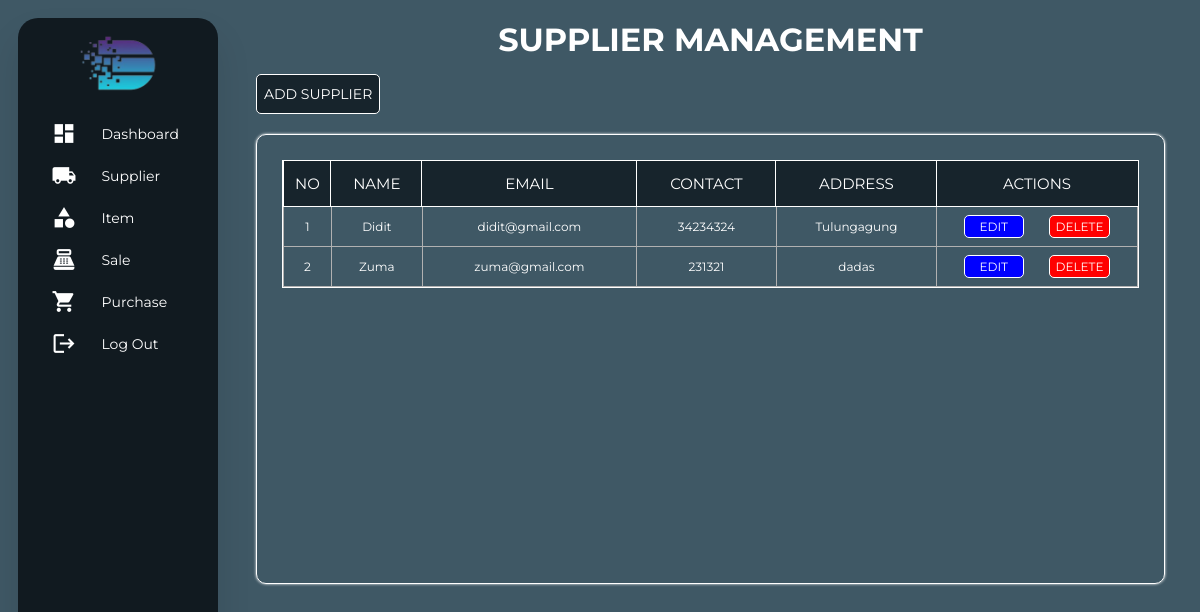
Page /view/viewSupplier.php (signed in) on the committed database.
### tables this page shows
CREATE TABLE `supplier` (
  `id` int(100) NOT NULL,
  `name` varchar(100) NOT NULL,
  `email` varchar(100) NOT NULL,
  `contact` varchar(100) NOT NULL,
  `address` varchar(100) NOT NULL
);

### repository/getAllData.php (called while the page is built, shortened)
<?php
require_once "../model/supplierModel.php";
function getAllSupplier(): array
{
    $connection = getConnection();
    $sql = "SELECT * FROM supplier";
    $result = $connection ->query($sql);
    $array = [];
    while ($row = $result->fetch())
        $array[] = new Supplier(
            id: $row["id"],
            name: $row["name"],
            email: $row["email"],
            contact: $row["contact"],
            address: $row["address"]
        );
    return $array;
}

### model/supplierModel.php (called while the page is built, shortened)
<?php
class Supplier
{
    private int $id;
    private string $name;
    private string $email;
    private string $contact;
    private string $address;
    public function __construct(?int $id, string $name, string $email, string $contact, string $address)
    {
        $this->id = $id ?? 0;
        $this->name = $name;
        $this->email = $email;
        $this->contact = $contact;
        $this->address = $address;
    }
    public function getId(): int
    {
        return $this->id;
    }
    public function getName(): string
    {
        return $this->name;
    }
    public function getEmail(): string
    {
        return $this->email;
    }
    public function getContact(): string
    {
        return $this->contact;
    }
    public function getAddress(): string
    {
        return $this->address;
    }
}

### view/viewSupplier.php (the view, shortened to what this page needs)
<?php
require_once "../repository/getAllData.php";
$data = getAllSupplier();
?>
<!DOCTYPE html>
    <html lang="en">
    <head>
        <link rel="stylesheet" href="../assets/style/styleSupplier.css">
    </head>
    <body>
        <div class="container">
            <div class="navigation">
                <nav class="sidebar">
                    <ul>
                        <li class="logo_app">
                            <img class="text_logo" src="../assets/image/logo.png" alt="text_logo">
                        </li>
                        <li>
                            <a href="viewDashboard.php">
                                <span class="material-icons">dashboard</span>
                                <span class="nav-name">Dashboard</span>
                            </a>
                        </li>
                        <li>
                            <a href="viewSupplier.php">
                                <span class="material-icons">local_shipping</span>
                                <span class="nav-name">Supplier</span>
                            </a>
                        </li>
                        <li>
                            <a href="viewItem.php">
                                <span class="material-icons">category</span>
                                <span class="nav-name">Item</span>
                            </a>
                        </li>
                        <li>
                            <a href="viewSale.php">
                                <span class="material-icons">point_of_sale</span>
                                <span class="nav-name">Sale</span>
                            </a>
                        </li>
                        <li>
                            <a href="viewPurchase.php">
                                <span class="material-icons">shopping_cart</span>
                                <span class="nav-name">Purchase</span>
                            </a>
                        </li>
                        <li>
                            <a href="../repository/logOut.php" class="btn-logout">
                                <span class="material-icons">logout</span>
                                <span class="nav-name">Log Out</span>
                            </a>
                        </li>
                    </ul>
                </nav>
            </div>
            <div class="content-container">
                <div class="header">
                    <h1>SUPPLIER MANAGEMENT</h1>
                </div>
                <div class="controller">
                    <a href="#" class="button-add">ADD SUPPLIER</a>
                </div>
                <div class="outer-wrapper">
                    <div class="table-wrapper">
                        <table>
                            <tr>
                                <th>NO</th>
                                <th>NAME</th>
                                <th>EMAIL</th>
                                <th>CONTACT</th>
                                <th>ADDRESS</th>
                                <th class="change">ACTIONS</th>
                            </tr>
                            <?php
                            $counter = 1;
                            foreach ($data as $supplier) { ?>
                                <tr>
                                    <td><?= $counter ?></td>
                                    <td><?= $supplier->getName()?></td>
                                    <td><?= $supplier->getEmail()?></td>
                                    <td><?= $supplier->getContact()?></td>
                                    <td><?= $supplier->getAddress()?></td>
                                    <td>
                                        <div class="button-control">
                                            <a href="#" class="button-edit" data-id="<?=$supplier->getId()?>" data-name="<?= $supplier->getName()?>" data-email="<?= $supplier->getEmail()?>" data-contact="<?= $supplier->getContact()?>" data-address="<?= $supplier->getAddress()?>">EDIT</a>
                                            <a href="../repository/supplier/deleteSupplier.php?id=<?= $supplier->getId() ?>" class="button-delete">DELETE</a>
                                        </div>
                                    </td>
                                </tr>
                                <?php $counter++;
                            } ?>
                        </table>
                    </div>
                </div>
            </div>
        </div>
    </body>
</html>

### assets/style/styleSupplier.css (style rules this page uses)
* { margin: 0; padding: 0; outline: none; border: none; text-decoration: none; box-sizing: border-box; font-family: "Montserrat", Arial, sans-serif; }
html, body { height: 100%; background-color: #3f5865; margin: 0; }
.container { display: flex; height: 100%; }
.sidebar { height: 94.5%; width: 200px; overflow: hidden; box-shadow: 0 20px 35px rgba(0, 0, 0, 0.1); margin: 18px; border-radius: 20px; background-color: #111a20; }
.logo_app { display: flex; justify-content: center; }
.text_logo { padding-top: 15px; padding-bottom: 15px; width: 40%; height: 40%; }
a { color: white; font-size: 14px; display: flex; padding: 5px; margin: 7px 12px; align-items: center; }
.material-icons { font-size: 25px !important; margin-left: 10%; color: white; }
li .nav-name { margin-left: 15%; text-align: left; }
.content-container { flex: 1; margin: 10px 15px 10px 0; }
.header { color: white; text-align: center; margin-top: 10px; margin-bottom: 15px; }
.controller { display: flex; justify-content: space-between; align-items: center; margin-bottom: 20px; margin-right: 20px; margin-left: 20px; }
.button-add { padding: 10px 7px; margin: 0; color: white; border: 1px solid white; border-radius: 5px; text-decoration: none; background-color: #17242c; }
.outer-wrapper { margin: 10px 20px; border: 1px solid white; border-radius: 10px; box-shadow: 0 0 3px white; max-width: 100%; height: 450px; }
.table-wrapper { max-height: 400px; margin: 25px; overflow-y: auto; border: 1px solid white; }
table { width: 100%; border-collapse: collapse; }
table th { position: sticky; top: 0; background-color: #17242c; color: white; text-align: center; font-weight: normal; font-size: 15px; outline: 1px solid white; height: 45px; }
table td { text-align: center; font-size: 12px; border: 1px solid rgb(177, 177, 177); color: white; }
table th.change { width: 200px; }
.button-control { display: flex; justify-content: space-evenly; padding: 5px; width: 200px; }
.button-edit { padding: 3px 15px; margin: 3px; color: white; border: 1px solid white; border-radius: 5px; text-decoration: none; background-color: blue; font-size: 12px; }
.button-delete { padding: 3px 6px; margin: 3px; color: white; border: 1px solid white; border-radius: 5px; text-decoration: none; background-color: red; font-size: 12px; }

### rows in the picture
supplier: name "Didit", email "didit@gmail.com", contact "34234324", address "Tulungagung"
supplier: name "Zuma", email "zuma@gmail.com", contact "231321", address "dadas"
